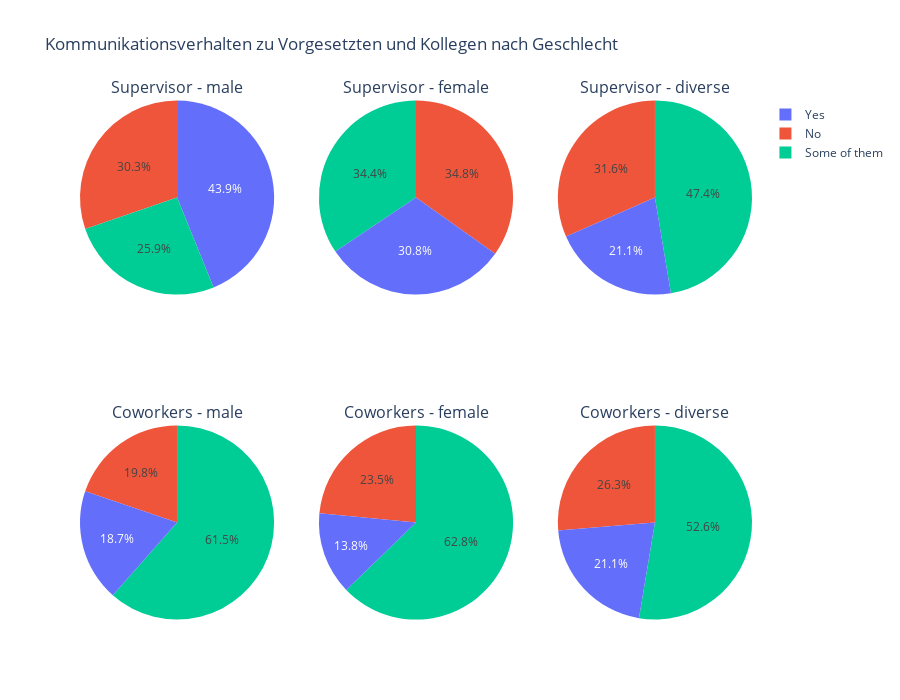

Notebook source saved alongside this figure:
### Code cell
fig = make_subplots(rows=2, cols=3,
                    specs=[[{'type':'domain'}]*3, [{'type':'domain'}]*3],
                    subplot_titles=[
                        f"Supervisor - {gender}" for gender in gender_list
                    ] + [
                        f"Coworkers - {gender}" for gender in gender_list
                    ])

for i, gender in enumerate(gender_list):
    data = gender_supervisor[gender_supervisor["Gender"] == gender]
    fig.add_trace(
        go.Pie(labels= data["supervisor"], values=data["count"], name = f"{gender} Supervisor"),
        row = 1, col= i+1
    )

for i, gender in enumerate(gender_list):
    data = gender_coworkers[gender_coworkers["Gender"]==gender]
    fig.add_trace(
        go.Pie(labels= data["coworkers"], values=data["count"], name = f"{gender} Coworkers"),
        row=2, col=i+1
    )

fig.update_layout(
    title_text = "Kommunikationsverhalten zu Vorgesetzten und Kollegen nach Geschlecht",
    height = 700
)


fig.show()

### Figure 1 — Plotly figure (JSON) as saved in the notebook; plotly's stock layout.template omitted (floating-point values rounded to 4 significant figures)
{"data": [{"domain": {"x": [0, 0.2889], "y": [0.625, 1]}, "labels": ["No", "Some of them", "Yes"], "name": "male Supervisor", "type": "pie", "values": [298, 255, 432]}, {"domain": {"x": [0.3556, 0.6444], "y": [0.625, 1]}, "labels": ["No", "Some of them", "Yes"], "name": "female Supervisor", "type": "pie", "values": [86, 85, 76]}, {"domain": {"x": [0.7111, 1], "y": [0.625, 1]}, "labels": ["No", "Some of them", "Yes"], "name": "diverse Supervisor", "type": "pie", "values": [6, 9, 4]}, {"domain": {"x": [0, 0.2889], "y": [0, 0.375]}, "labels": ["No", "Some of them", "Yes"], "name": "male Coworkers", "type": "pie", "values": [195, 606, 184]}, {"domain": {"x": [0.3556, 0.6444], "y": [0, 0.375]}, "labels": ["No", "Some of them", "Yes"], "name": "female Coworkers", "type": "pie", "values": [58, 155, 34]}, {"domain": {"x": [0.7111, 1], "y": [0, 0.375]}, "labels": ["No", "Some of them", "Yes"], "name": "diverse Coworkers", "type": "pie", "values": [5, 10, 4]}], "layout": {"annotations": [{"font": {"size": 16}, "showarrow": false, "text": "Supervisor - male", "x": 0.1444, "xanchor": "center", "xref": "paper", "y": 1, "yanchor": "bottom", "yref": "paper"}, {"font": {"size": 16}, "showarrow": false, "text": "Supervisor - female", "x": 0.5, "xanchor": "center", "xref": "paper", "y": 1, "yanchor": "bottom", "yref": "paper"}, {"font": {"size": 16}, "showarrow": false, "text": "Supervisor - diverse", "x": 0.8556, "xanchor": "center", "xref": "paper", "y": 1, "yanchor": "bottom", "yref": "paper"}, {"font": {"size": 16}, "showarrow": false, "text": "Coworkers - male", "x": 0.1444, "xanchor": "center", "xref": "paper", "y": 0.375, "yanchor": "bottom", "yref": "paper"}, {"font": {"size": 16}, "showarrow": false, "text": "Coworkers - female", "x": 0.5, "xanchor": "center", "xref": "paper", "y": 0.375, "yanchor": "bottom", "yref": "paper"}, {"font": {"size": 16}, "showarrow": false, "text": "Coworkers - diverse", "x": 0.8556, "xanchor": "center", "xref": "paper", "y": 0.375, "yanchor": "bottom", "yref": "paper"}], "height": 700, "title": {"text": "Kommunikationsverhalten zu Vorgesetzten und Kollegen nach Geschlecht"}}}
